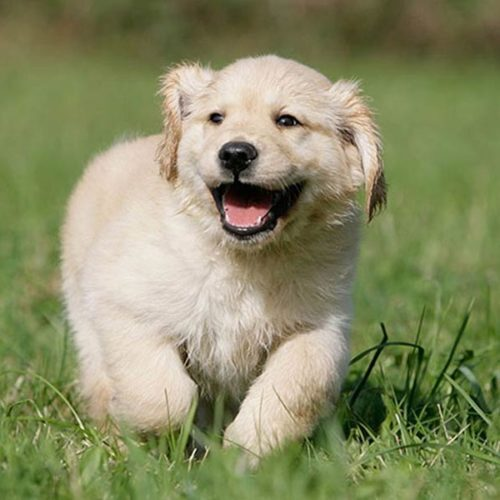
#> input picture encoded_red.png, 500 x 500 px; the run also reads 1 picture not shown here
$ python decode_red.py
#> lines starting #> are read from the running program, lines starting #| are printed output that depends on the picture
from PIL import Image, ImageDraw, ImageFont
from numpy import asarray
import numpy as np
image = Image.open('encoded_red.png')
#> image is the input picture: PIL image 500x500 RGB; mean R, G, B 136.4, 139.8, 100.9
data = asarray(image)
img = Image.open('stegano.png')
dat = asarray(img)
ndata = []
for i in range(500):
  nrow = []
  for j in range(500):
    a,b,c = tuple(dat[i][j])
    d,e,f= tuple(data[i][j])
    if (a,b,c)==(d,e,f):
      nrow.append((255,255,255))
    else :
      nrow.append((255,0,0))
  ndata.append(nrow)
#> after the loop, ndata = 500 items
img3 = Image.fromarray(np.array(ndata).astype(np.uint8))
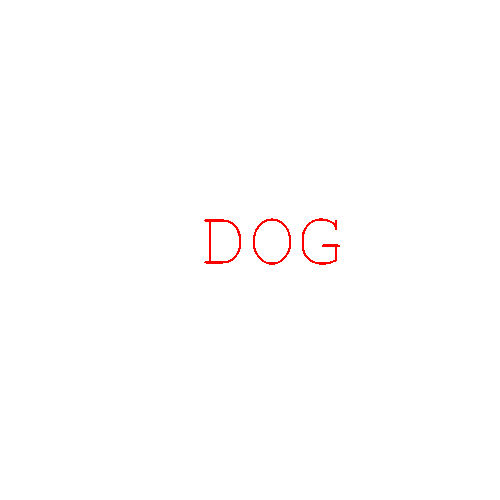
#> img3: PIL image 500x500 RGB; mean R, G, B 255, 254.1, 254.1
img3.save("decoded_red.png")
